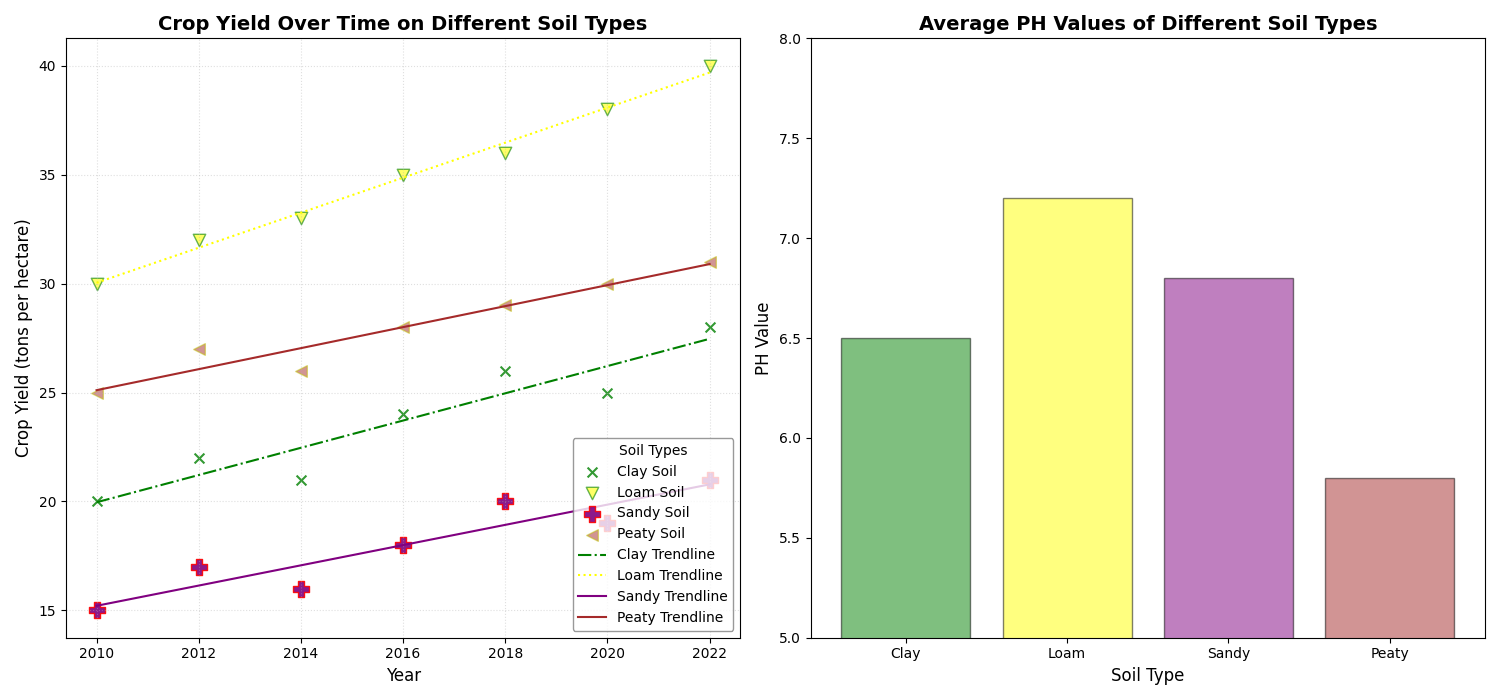

Source code (Python):
import numpy as np
import matplotlib.pyplot as plt

years = np.array([2010, 2012, 2014, 2016, 2018, 2020, 2022])
clay_yield = np.array([20, 22, 21, 24, 26, 25, 28])
loam_yield = np.array([30, 32, 33, 35, 36, 38, 40])
sandy_yield = np.array([15, 17, 16, 18, 20, 19, 21])
peaty_yield = np.array([25, 27, 26, 28, 29, 30, 31])

soil_types = ['Clay', 'Loam', 'Sandy', 'Peaty']
average_ph = [6.5, 7.2, 6.8, 5.8]

fig, axs = plt.subplots(1, 2, figsize=(15, 7))

# Shuffle colors for each data group visually
axs[0].scatter(years, clay_yield, color='green', label='Clay Soil', s=50, alpha=0.8, edgecolors='b', marker='x')
axs[0].scatter(years, loam_yield, color='yellow', label='Loam Soil', s=80, alpha=0.6, edgecolors='g', marker='v')
axs[0].scatter(years, sandy_yield, color='purple', label='Sandy Soil', s=120, alpha=0.9, edgecolors='r', marker='P')
axs[0].scatter(years, peaty_yield, color='brown', label='Peaty Soil', s=70, alpha=0.5, edgecolors='y', marker='<')

clay_coefs = np.polyfit(years, clay_yield, 1)
loam_coefs = np.polyfit(years, loam_yield, 1)
sandy_coefs = np.polyfit(years, sandy_yield, 1)
peaty_coefs = np.polyfit(years, peaty_yield, 1)

axs[0].plot(years, np.poly1d(clay_coefs)(years), color='green', linestyle='-.', label='Clay Trendline')
axs[0].plot(years, np.poly1d(loam_coefs)(years), color='yellow', linestyle=':', label='Loam Trendline')
axs[0].plot(years, np.poly1d(sandy_coefs)(years), color='purple', linestyle='-', label='Sandy Trendline')
axs[0].plot(years, np.poly1d(peaty_coefs)(years), color='brown', linestyle='-', label='Peaty Trendline')

axs[0].set_title('Crop Yield Over Time on Different Soil Types', fontsize=14, fontweight='bold')
axs[0].set_xlabel('Year', fontsize=12)
axs[0].set_ylabel('Crop Yield (tons per hectare)', fontsize=12)
axs[0].grid(True, linestyle=':', alpha=0.4)
axs[0].legend(title='Soil Types', fontsize=10, loc='lower right', edgecolor='grey')

axs[1].bar(soil_types, average_ph, color=['green', 'yellow', 'purple', 'brown'], alpha=0.5, edgecolor='black')
axs[1].set_title('Average PH Values of Different Soil Types', fontsize=14, fontweight='bold')
axs[1].set_xlabel('Soil Type', fontsize=12)
axs[1].set_ylabel('PH Value', fontsize=12)
axs[1].set_ylim(5, 8)
axs[1].grid(False)
axs[1].set_yticks(np.arange(5, 8.5, 0.5))

plt.tight_layout()
plt.show()
